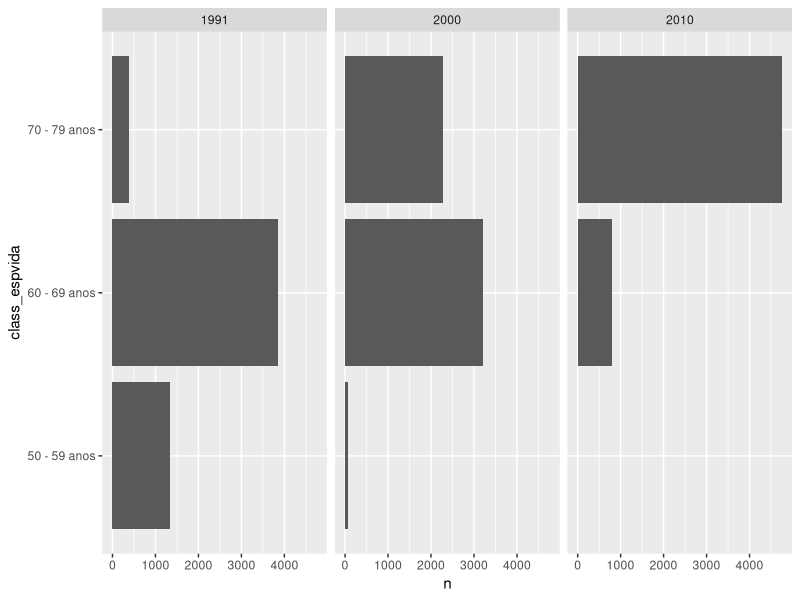

The R source for this figure:
## ---- chunk 1
library(tidyverse)
## ---- chunk 2
dados_pnud <- read_csv2("../dados/base_pnud_min.csv")
## ---- chunk 3
dicionario_pnud <- read_csv2("../dados/dicionario_base_pnud_min.csv")
dicionario_pnud  |> knitr::kable()
## ---- chunk 4
glimpse(dados_pnud)
## ---- chunk 5
names(dados_pnud)
## ---- chunk 6
select(dados_pnud, muni_nm)
## ---- chunk 7
select(dados_pnud, muni_nm, uf_sigla, pop)
## ---- chunk 8
select(dados_pnud, uf_sigla, muni_nm, pop)
## ---- chunk 9
# exemplo do operador :
# usado para criar sequencias
1:10
## ---- chunk 10
select(dados_pnud, muni_nm:regiao_nm)
## ---- chunk 11
select(dados_pnud, -muni_id)
## ---- chunk 12
arrange(dados_pnud, pop)
## ---- chunk 13
arrange(dados_pnud, desc(pop))
## ---- chunk 14
arrange(dados_pnud, desc(ano), desc(pop))
## ---- chunk 15
arrange(dados_pnud, muni_nm)
arrange(dados_pnud, muni_nm, .locale = "pt_BR")
## ---- chunk 16
# forma 1
base_selecionada <- select(dados_pnud, ano, uf_sigla,  muni_nm, pop)
arrange(base_selecionada, ano, pop)

# forma 2
arrange(select(dados_pnud, ano, uf_sigla,  muni_nm, pop), ano, pop)
## ---- chunk 17
dados_pnud |> 
  select(ano, uf_sigla,  muni_nm, pop) |> 
  arrange(ano, pop)
## ---- chunk 18
distinct(dados_pnud, ano)
unique(dados_pnud$ano)
## ---- chunk 19
distinct(dados_pnud, uf_sigla)
unique(dados_pnud$uf_sigla)
## ---- chunk 20
# == significa: uma coisa é igual a outra?
x <- 1

# Teste com resultado verdadeiro
x == 1

# Teste com resultado falso
x == 2
## ---- chunk 21
dados_pnud %>% 
  filter(ano == 2010) 
## ---- chunk 22
dados_pnud %>% 
  filter(ano == 2010, uf_sigla == "SP") 
## ---- chunk 23
x <-1
# maior que 
x > 3
x > 0
# menor que
x < 3
x < 0


x > 1
x >= 1 # Maior ou igual à

x < 1
x <= 1 # menor ou igual à 

## ---- chunk 24
dados_pnud |> 
  filter(ano == 2010, pop >= 1000000) |> 
  arrange(desc(pop))
## ---- chunk 25
# != significa diferente de:
x != 2
x != 1
## ---- chunk 26
dados_pnud |> 
  filter(ano != 1991)
## ---- chunk 27
# operador %in%
x %in% c(1, 2, 3)
x %in% c(2, 3, 4)
## ---- chunk 28
dados_pnud |> 
  filter(uf_sigla %in% c("SP", "RJ"))
## ---- chunk 29
x <- 5
x >= 3 & x <=7
# TRUE & TRUE = TRUE


y <- 2
y >= 3 & y <= 7
# FALSE & TRUE = FALSE
## ---- chunk 30
dados_pnud %>% 
  filter(ano == 2010 & uf_sigla == "SP") 
## ---- chunk 31
y <- 2
y >= 3
y <= 7

y >= 3 | y <= 7

y >= 3 | y <= 0
## ---- chunk 32
dados_pnud %>% 
  filter(ano == 2010 | uf_sigla == "SP") 
## ---- chunk 33
!TRUE

!FALSE
## ---- chunk 34
dados_pnud |> 
  filter(!uf_sigla %in% c("SP", "RJ"))
## ---- chunk 35
df <- tibble(x = c(1, 2, 3, NA))
df

filter(df, x > 1)

# manter os NAs!
filter(df, x > 1 | is.na(x))
## ---- chunk 36
df %>% 
  filter(!is.na(x))

# o código anterior é equivalente à 
df %>% 
  drop_na(x)
## ---- chunk 37
textos <- c("a", "aa", "abc", "bc", "A", NA)
textos

str_detect(textos, pattern =  "a")
## ---- chunk 38
dados_pnud |> 
  filter(str_detect(muni_nm, "SÃO"))
## ---- chunk 39
dados_pnud |> 
  filter(str_detect(muni_nm, "SÃO|São")) 
## ---- chunk 40
dados_pnud |> 
  mutate(pop = pop/1000)
## ---- chunk 41
dados_pnud |> 
  mutate(pop_mil = pop/1000)
## ---- chunk 42
dados_pnud |> 
  mutate(espvida = round(espvida, 1))
## ---- chunk 43
dados_pnud %>%
  select(ano, uf_sigla, muni_nm, espvida) |>
  mutate(maior_que_a_media_espvida  =
           ifelse(espvida >= mean(dados_pnud$espvida),
                  "Sim", "Não")) 
## ---- chunk 44
dados_classificados_por_espvida <- dados_pnud %>%
  select(ano, uf_sigla, muni_nm, espvida) |>
  mutate(class_espvida  = case_when(
    espvida >= 50 & espvida < 60 ~ "50 - 59 anos",
    espvida >= 60 & espvida < 70 ~ "60 - 69 anos",
    espvida >= 70 & espvida < 80 ~ "70 - 79 anos",
  ))
## ---- chunk 45
dados_classificados_por_espvida |> 
  count(ano, class_espvida) |> 
  ggplot() +
  aes(y = class_espvida, x = n) +
  geom_col() +
  facet_wrap(vars(ano))
## ---- chunk 46
dados_pnud |> 
  summarise(media_espvida = mean(espvida))
## ---- chunk 47
dados_pnud |> 
  group_by(ano)
## ---- chunk 48
dados_pnud |> 
  group_by(ano) |> 
  summarise(media_espvida = mean(espvida))
## ---- chunk 49
dados_pnud |> 
  group_by(ano) |> 
  summarise(media_espvida = mean(espvida), 
            mediana_espvida = median(espvida),
            variancia_espvida = var(espvida),
            desvio_padrao_espvida = sd(espvida),
            min_espvida = min(espvida),
            max_espvida = max(espvida),
            quant_muni = n())
## ---- chunk 50
dados_classificados_por_espvida |> 
  count(ano)

dados_classificados_por_espvida |> 
  count(ano, class_espvida)
